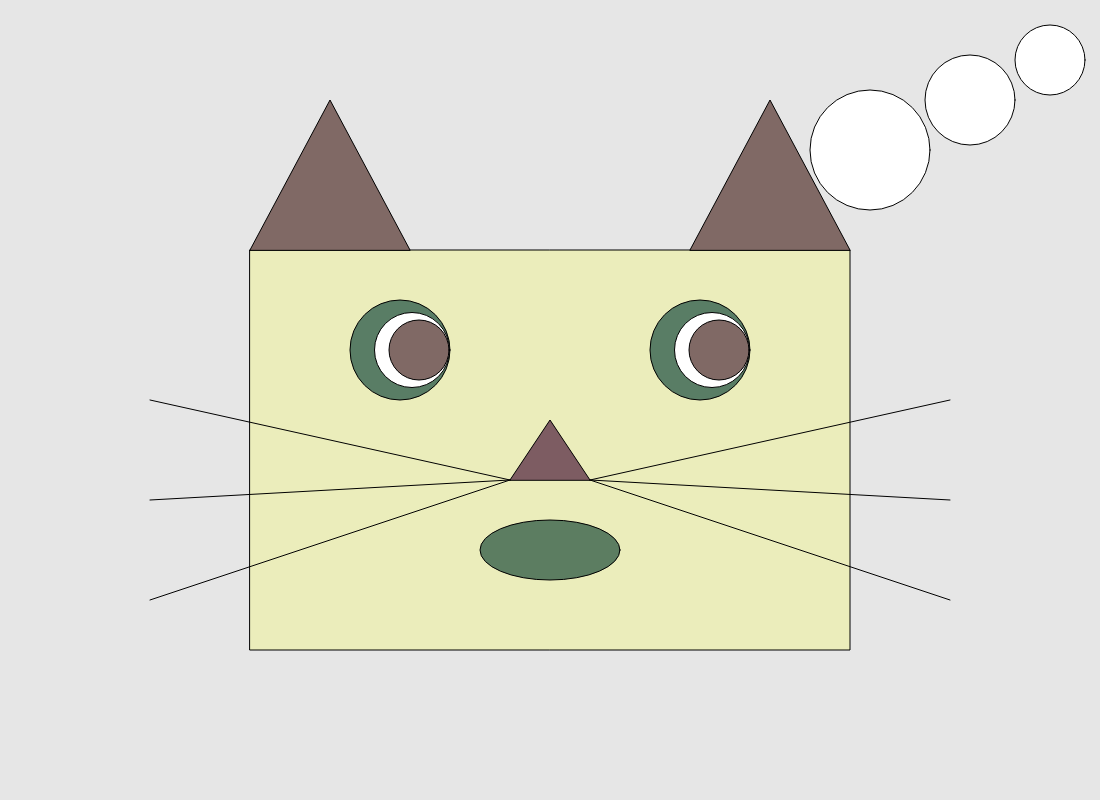
Frame 1 (no input)
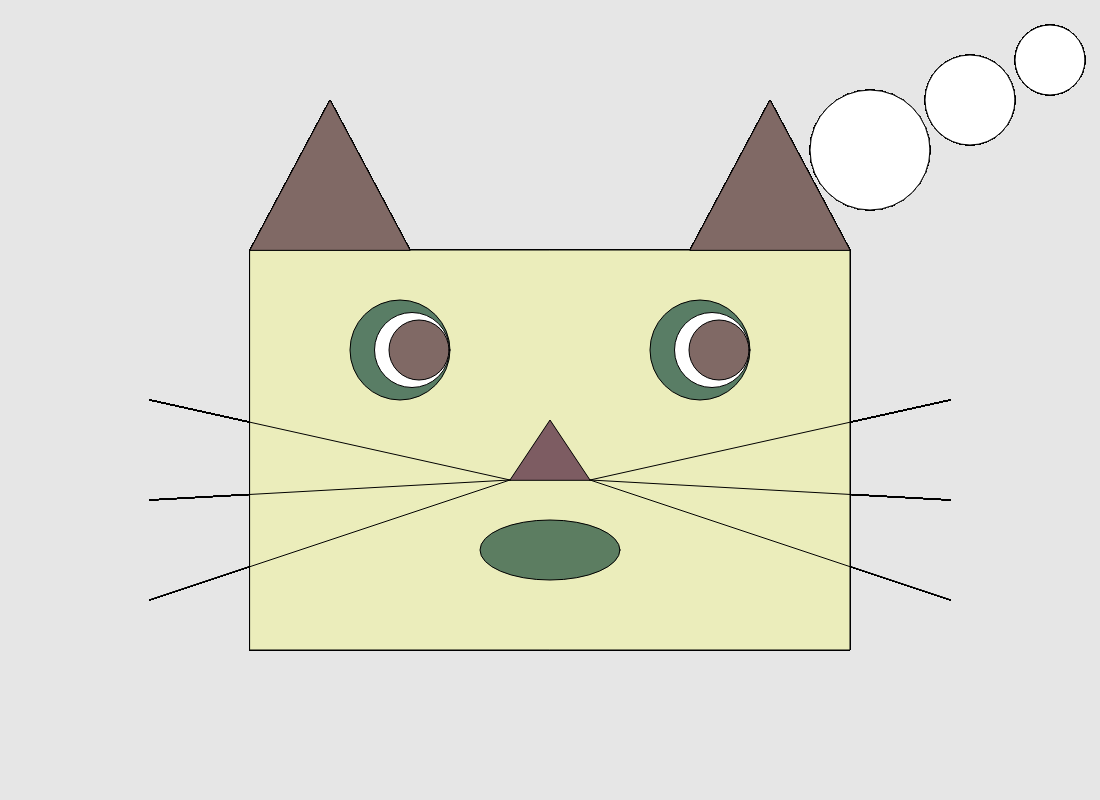
Frame 60 (no input)
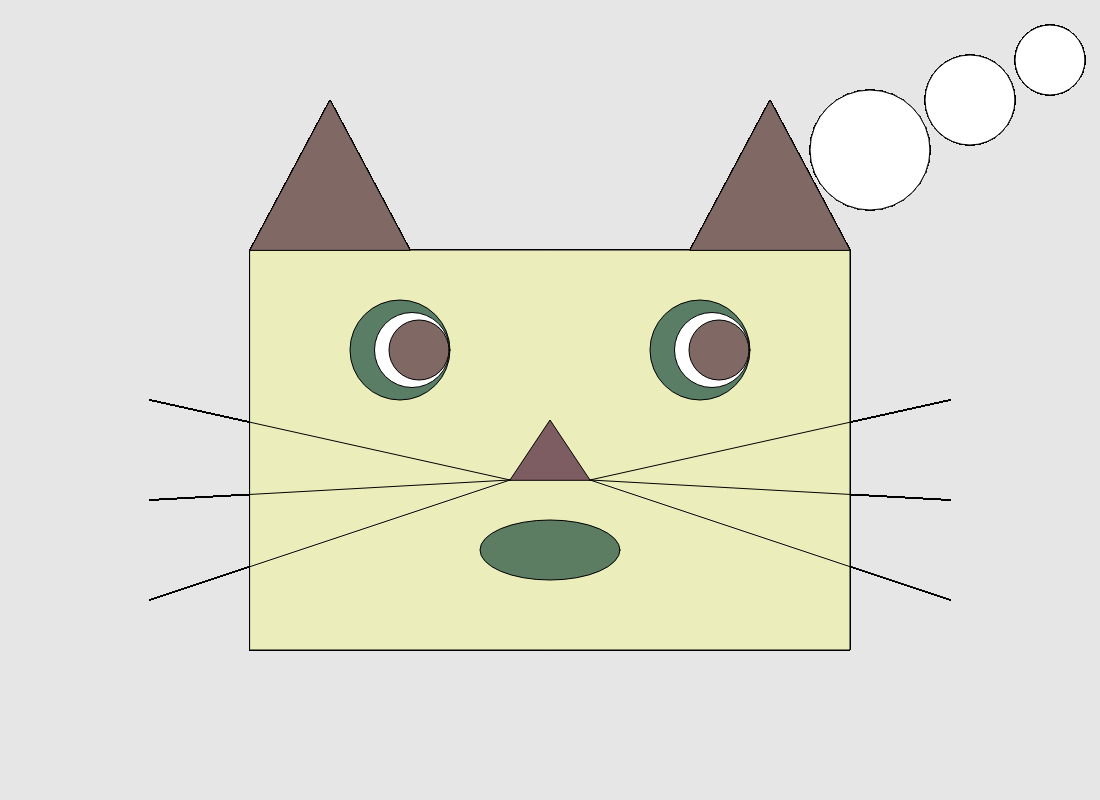
Frame 120 (the mouse pressed at the canvas centre since frame 60)

The p5.js sketch that drew these frames (run headless with seeded random() and noise() and a simulated clock; from frame 60 on, the mouse is pressed at the canvas centre):

// p5.js sketch
// ── sketch.js
function setup() {
  createCanvas(1100, 800);
  background(230);
}

function draw() {
  // this is for the cat's face
  fill(235, 237, 187);
  rect(250, 250, 600, 400);

  // this is for the left ear
  fill(128, 105, 101);
  triangle(250, 250, 330, 100, 410, 250);

  // this is for the right ear
  fill(128, 105, 101);
  triangle(690, 250, 770, 100, 850, 250);

  // this is for the border of the left eye
  fill(89, 125, 101);
  circle(400, 350, 100);

  // this is for outer eye in the left eye border
  fill(255);
  circle(412, 350, 75);

  // this is for the cats left pupil
  fill(128, 105, 101);
  circle(419, 350, 60);

  // this is for the border of the right eye
  fill(89, 125, 101);
  circle(700, 350, 100);

  // this is for outer eye in the right eye border
  fill(255);
  circle(712, 350, 75);

  // this is for the cats right pupil
  fill(128, 105, 101);
  circle(719, 350, 60);

  // this is for the nose
  fill(125, 92, 98);
  triangle(510, 480, 550, 420, 590, 480);

  // whiskers for the left side
  line(510, 480, 150, 600);
  line(510, 480, 150, 500);
  line(510, 480, 150, 400);

  // whiskers for the left side
  line(590, 480, 950, 600);
  line(590, 480, 950, 500);
  line(590, 480, 950, 400);

  fill(92, 125, 97);
  ellipse(550, 550, 140, 60, 6);

  fill(255);
  circle(870, 150, 120);

  fill(255);
  circle(970, 100, 90);
  
  fill(255);
  circle(1050, 60, 70);
}
